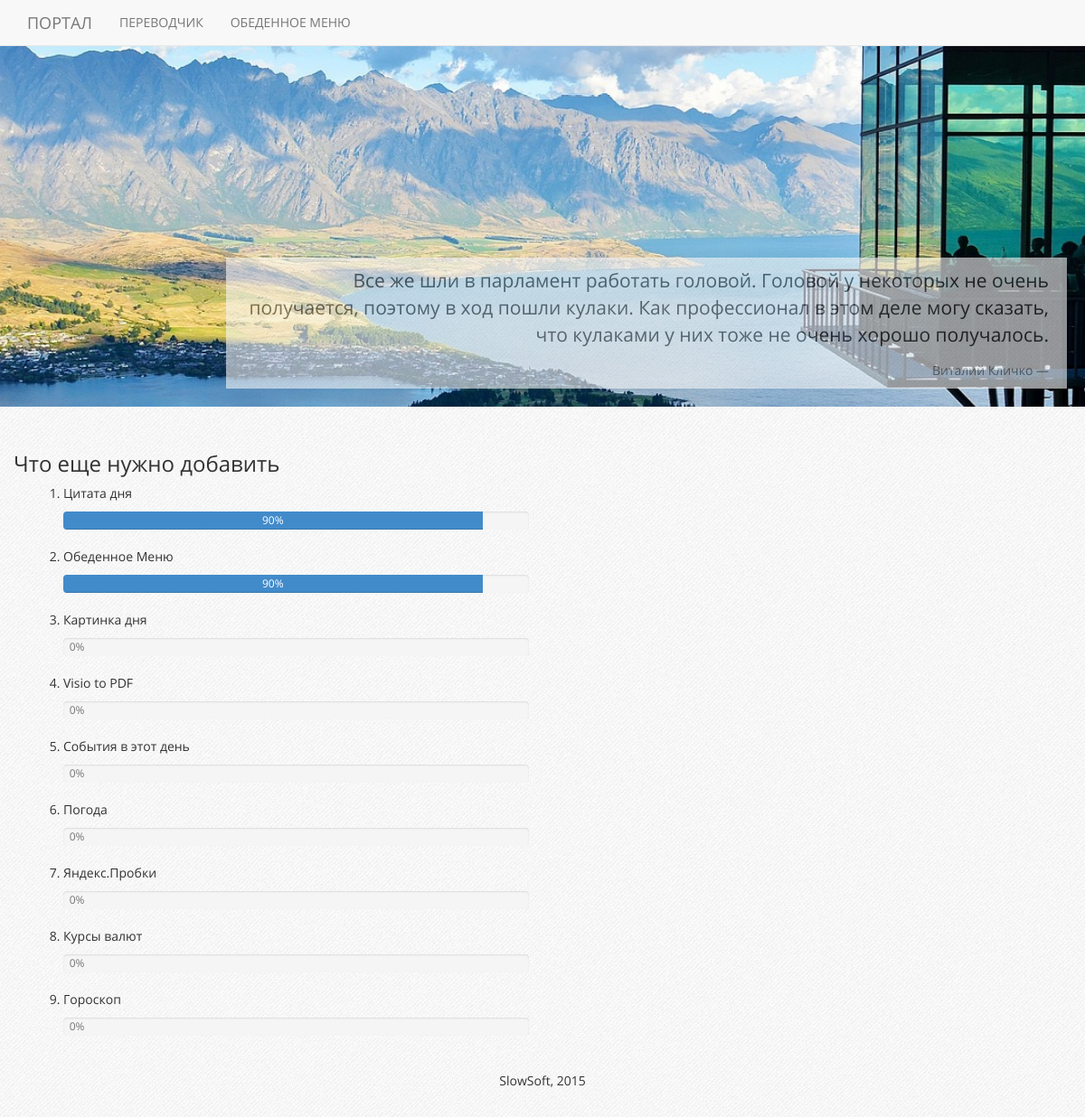
The page / (signed in) on the database as committed earlier.
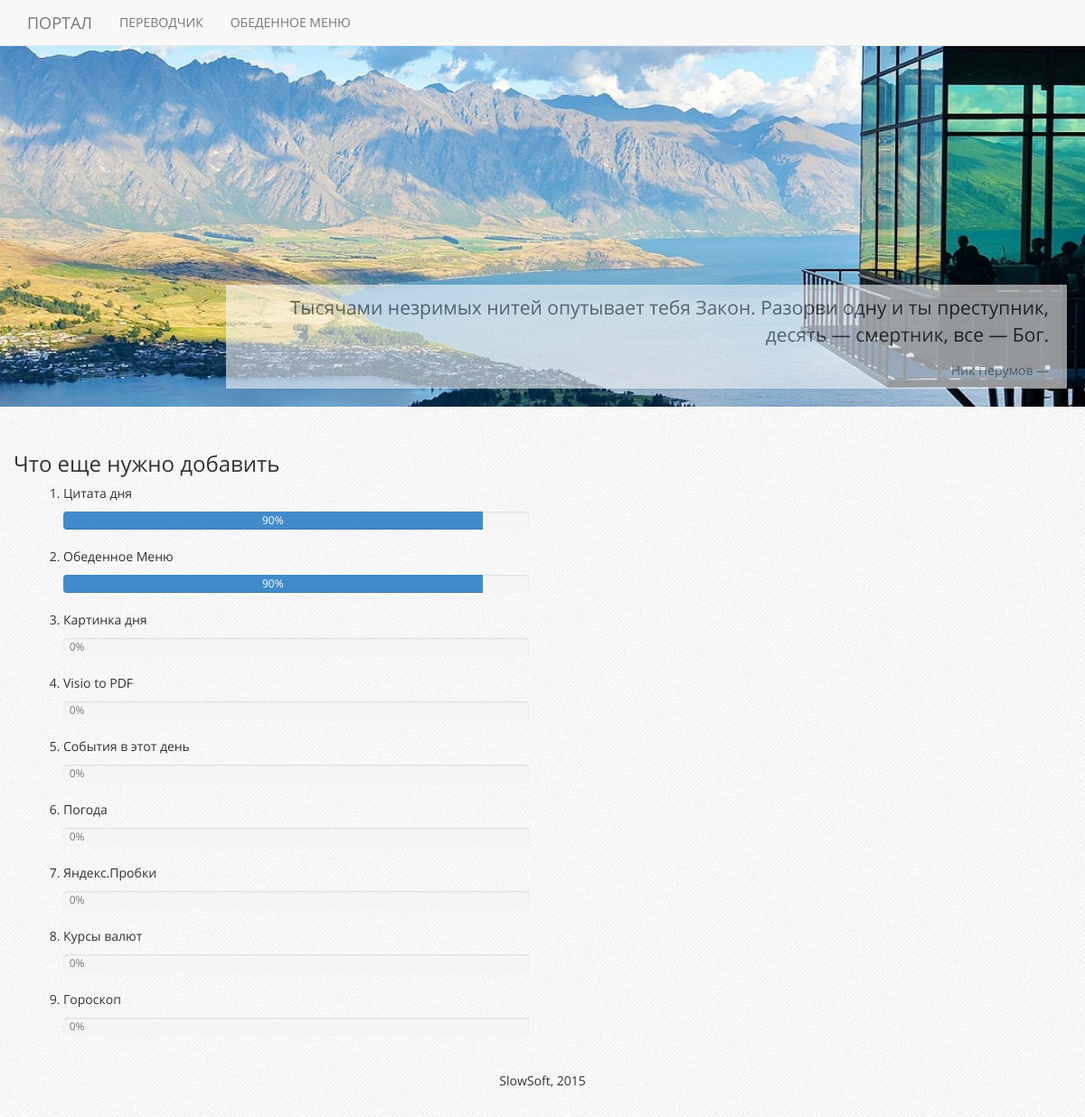
The same page on the database as committed later.
### models.py (models this page shows, shortened)
class QuoteOfDay(db.Model):
    id = db.Column(db.Integer, primary_key=True)
    quote_text = db.Column(db.Text)
    quote_author = db.Column(db.Text)

### flask_portal.py (the view)
@app.route('/')
def index():
    req = QuoteOfDay.query.get(1)
    return render_template('index.html', quote_text=req.quote_text, quote_author=req.quote_author)

### flask_portal.py (called while the page is built)
@app.before_request
def auth():
    if not session.get('logged_in'):
        if request.environ.get('REMOTE_USER'):
            session['user_name'] = request.environ.get('REMOTE_USER')
            session['logged_in'] = True
            flash('Вы успешно авторизировались')
        else:
            if app.debug:
                session['user_name'] = 'DebugUser'
                session['logged_in'] = True
                flash('Вы авторизировались как {}'.format(session.get('user_name')))
            else:
                abort(401)

### templates/index.html (shortened to what this page needs)
{% extends "layout.html" %}
{% block head %}
{{ super() }}
{% endblock %}
{% block body %}
	<section class="main">
		<div class="jumbotron banner">
			<img class="leftUp" src="/static/img/back.jpg">
			<div class="container">
				<div class="row">
					<blockquote class="blockquote-reverse">
						<p>{{quote_text}}</p>
					<footer><cite title="Source Title">{{quote_author}}</cite></footer>
				</blockquote>
			</div></div></div>
			<div class="container">
				<div class="row">
					<h3>Что еще нужно добавить</h3>
					<div class="col-md-6">
						<ol>
							<li><p>Цитата дня</p>
								<div class="progress">
									<div class="progress-bar" role="progressbar" aria-valuenow="90" aria-valuemin="0" aria-valuemax="100" style="width: 90%;">
										90%
									</div>
								</div>
							</li>
							<li><p>Обеденное Меню</p>
								<div class="progress">
									<div class="progress-bar" role="progressbar" aria-valuenow="90" aria-valuemin="0" aria-valuemax="100" style="width: 90%;">
										90%
									</div>
								</div>
							</li>
							<li><p>Картинка дня</p>
								<div class="progress">
									<div class="progress-bar" role="progressbar" aria-valuenow="0" aria-valuemin="0" aria-valuemax="100" style="width: 0%;">
										0%
									</div>
								</div>
							</li>
							<li><p>Visio to PDF</p>
								<div class="progress">
									<div class="progress-bar" role="progressbar" aria-valuenow="0" aria-valuemin="0" aria-valuemax="100" style="width: 0%;">
										0%
									</div>
								</div>
							</li>
							<li><p>События в этот день</p>
								<div class="progress">
									<div class="progress-bar" role="progressbar" aria-valuenow="0" aria-valuemin="0" aria-valuemax="100" style="width: 0%;">
										0%
									</div>
								</div>
							</li>
							<li><p>Погода</p>
								<div class="progress">
									<div class="progress-bar" role="progressbar" aria-valuenow="0" aria-valuemin="0" aria-valuemax="100" style="width: 0%;">
										0%
									</div>
								</div>
							</li>
							<li><p>Яндекс.Пробки</p>
							<div class="progress">
								<div class="progress-bar" role="progressbar" aria-valuenow="0" aria-valuemin="0" aria-valuemax="100" style="width: 0%;">
									0%
								</div>
							</div></li>
							<li><p>Курсы валют</p><div class="progress">
								<div class="progress-bar" role="progressbar" aria-valuenow="0" aria-valuemin="0" aria-valuemax="100" style="width: 0%;">
									0%
								</div>
							</div></li>
							<li><p>Гороскоп</p><div class="progress">
								<div class="progress-bar" role="progressbar" aria-valuenow="0" aria-valuemin="0" aria-valuemax="100" style="width: 0%;">
									0%
								</div>
							</div></li>
						</ol>
					</div>
				</div>
			</div>
		</section>
	{% endblock %}

### templates/layout.html (shortened to what this page needs)
<!doctype html>
<head>
 {% block head %}
  <link rel=stylesheet type=text/css href="{{ url_for('static', filename='libs/animate/animate.min.css') }}">
    <link rel=stylesheet type=text/css href="{{ url_for('static', filename='css/bootstrap.min.css') }}">
  <link rel=stylesheet type=text/css href="{{ url_for('static', filename='css/fonts.css') }}">
  <link rel=stylesheet type=text/css href="{{ url_for('static', filename='css/style.css') }}">
{% endblock %}
</head>
<body>
  <nav class="header_menu navbar navbar-default navbar-fixed-top">
    <div class="container">
      <div class="navbar-header">
        <a class="navbar-brand" href="/">Портал</a>
      </div>
      <div class="collapse navbar-collapse" id="bs-example-navbar-collapse-1">
        <ul class="nav navbar-nav">
          <li><a href="{{ url_for('translate') }}">Переводчик</a> </li>
          <li><a href="{{ url_for('food_menu') }}">Обеденное меню</a> </li>
        </ul>
      </div>
    </div>
  </nav>
        <div class="content">
          {% block body %}{% endblock %}
        </div>
<footer class="footer">
	<div class="container">
		<div class="row">
			<p class="text-center">SlowSoft, <span class="year"></span></p>
		</div>
	</div>
</footer>
</body>

### static/css/style.css (style rules this page uses)
body { padding-top: 50px; font-family: OpenSans, sans-serif; background: #333 url(/static/img/pattern.jpg); height: 100%; }
section { border-radius: 5px; }
.jumbotron { position: relative; height: 400px; background-position: 20% 42%; overflow: hidden; }
.jumbotron blockquote { position: absolute; bottom: 0; right: 20px; margin-left: 250px; padding-left: 20px; background-image: url(/static/img/pattern.jpg); opacity: 0.6; }
.jumbotron img.leftUp { position: absolute; top: -50%; left: 0; width: 100%; animation: kenburnsLeftUp 40s; animation-fill-mode: forwards; }
.header_menu a { text-transform: uppercase; }
.footer { padding: 20px 0; }

Rows that differ between the two databases and show on the page:
changed QuoteOfDay: quote_text "Все же шли в парламент работать головой. Головой у некоторых не очень получается, поэтому в ход пошли кулаки. Как профессионал в этом деле могу сказать, что кулаками у них тоже не очень хорошо получалось." → "Тысячами незримых нитей опутывает тебя Закон. Разорви одну и ты преступник, десять — смертник, все — Бог."; quote_author "Виталий Кличко" → "Ник Перумов"
